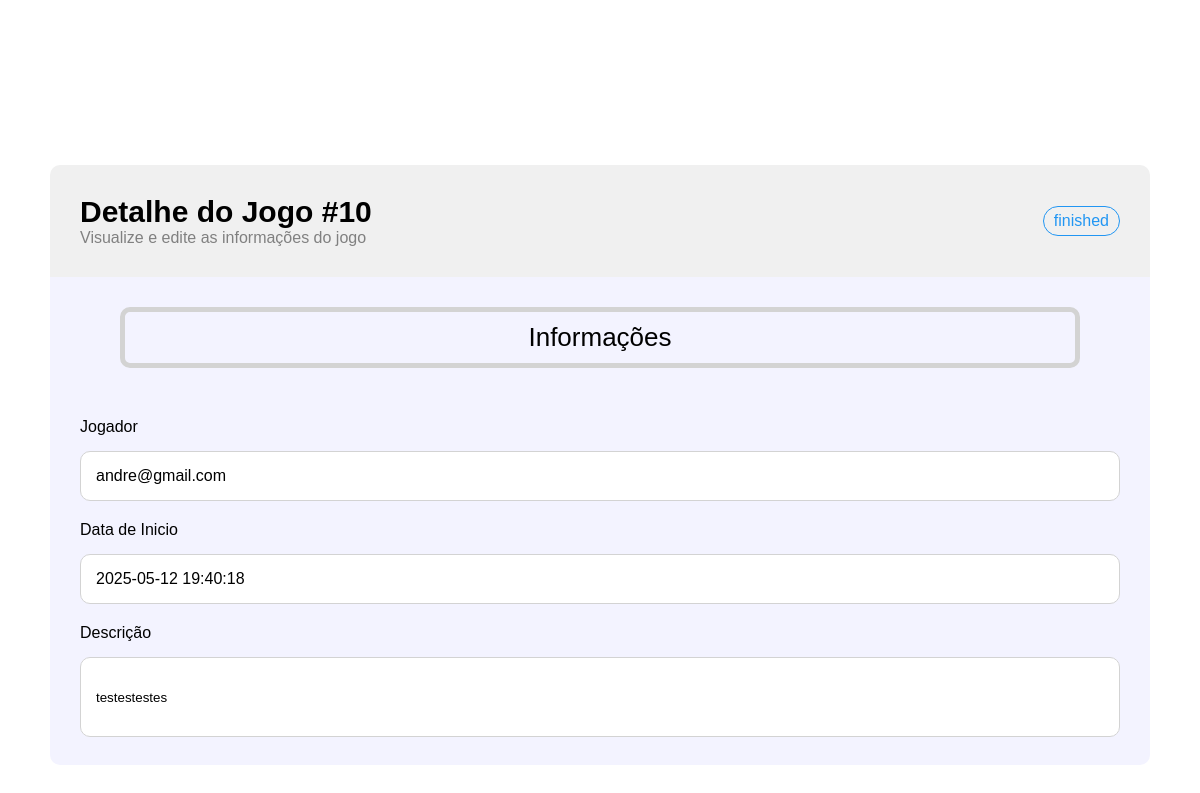
Screenshot of /Pisid_site/editar.php?id=10 with the database file from the repository.
### tables this page shows
CREATE TABLE `jogo` (
  `IDJogo` int(11) NOT NULL,
  `Descricao` text NOT NULL,
  `jogador` varchar(50) NOT NULL,
  `DataHorainicio` timestamp NOT NULL DEFAULT current_timestamp() ON UPDATE current_timestamp(),
  `Estado` enum('pending','running','finished') NOT NULL DEFAULT 'pending',
  `Score` double NOT NULL DEFAULT -1,
  `spamTol` int(11) NOT NULL
);

### Pisid_site/editar.php (the view, shortened to what this page needs)
<?php
include 'db.php';
$idJogo = intval($_GET['id']);
$sql = "SELECT * FROM jogo WHERE IDJogo = ?";
$stmt = $connPisid->prepare($sql);
$stmt->bind_param("i", $idJogo);
$stmt->execute();
$result = $stmt->get_result();
$jogo = $result->fetch_assoc();
?>
<!DOCTYPE html>
<html lang="en">
  <head>
    <link
      href="https://unpkg.com/boxicons@2.1.4/css/boxicons.min.css"
      rel="stylesheet"
    />
    <link rel="stylesheet" href="style.css" />
  </head>
  <body id="dashboard" style="overflow: hidden;">
    <div class="dashboard-container" style="height:100vh">
            <div class="dashboard-header">
                <div class="dashboard-username"><h1>Utilizador:<?php echo $_SESSION['db_nome']; ?></h1></div>
            <div class="dashboard-search">
                <input placeholder="Pesquisar jogo"/>
            </div>
            <div class="dashboard-logout">
    <a href="logout.php" title="Terminar sessão" style="text-decoration: none; color: inherit;">
        <button type="button" style="background: none; border: none; cursor: pointer;">
            <i class='bx bxs-door-open' style="font-size: 24px;"></i>
        </button>
    </a>
</div>
        </div>
        <div class="form-container">
            <form  class="form" action="editarJogoHandler.php" method="post">
                    <div  class="form-title">
                        <div>
                            <div class="form-gameid">Detalhe do Jogo #<?php echo htmlspecialchars($jogo['IDJogo']); ?></div>
                            <div class="form-viewinfo">Visualize e edite as informações do jogo</div>
                        </div>
                        <div class="form-estado">
                            <div class="estado-<?php echo htmlspecialchars($jogo['Estado']); ?>"><?php echo htmlspecialchars($jogo['Estado']); ?></div>
                        </div>
                    </div>
                    <div class="form-info">
                        <div class="form-infos">Informações</div>
                        <div>
                            <div class="form-label">Jogador</div>
                            <div class="form-values"><?php echo htmlspecialchars($jogo['jogador']); ?></div>
                        </div>
                        <div>
                            <div class="form-label">Data de Inicio</div>
                            <div class="form-values"><?php echo htmlspecialchars($jogo['DataHorainicio']); ?></div>
                        </div>
                        <div>
                            <div class="form-label"> Descrição</div>
                            <input type="textarea" class="form-description" name="descricao" value=<?php echo htmlspecialchars($jogo['Descricao']); ?> />
                        </div>
                    </div>
            </form>
            </div>
    </div>
  </body>
</html>

### Pisid_site/style.css (style rules this page uses)
* { margin: 0; padding: 0; box-sizing: border-box; font-family: "Poppins", sans-serif; }
#dashboard { position: relative; min-height: 100vh; background-image: url("./Public/1049857.jpg"); background-repeat: no-repeat; background-size: cover; backdrop-filter: blur(10px); }
.dashboard-header { display: flex; justify-content: space-between; padding: 20px 30px; align-items: center; backdrop-filter: blur(20px); }
.dashboard-username { font-size: 14px; width: 33%; color: white; }
.dashboard-search { display: flex; justify-content: center; width: 33%; }
.dashboard-search input { width: 100%; height: 35px; border: 1px solid white; color: white; border-radius: 20px; padding: 0 20px; background-color: transparent; }
.dashboard-search input::placeholder { color: white; }
.dashboard-logout { display: flex; justify-content: flex-end; width: 33%; }
.dashboard-logout button { border: none; padding: 10px; background-color: transparent; }
.dashboard-logout button i { cursor: pointer; color: white; font-size: 30px; background-color: transparent; }
.estado-finished { border: 1px solid #2196f3; color: #2196f3; padding: 5px 10px; border-radius: 20px; width: fit-content; }
.form-container { margin-top: 10vh; height: 75vh; }
.form { border-radius: 10px; margin-left: 50px; margin-right: 50px; height: 100%; overflow: hidden; }
.form-title { background-color: rgb(240, 240, 240); padding: 30px 30px; display: flex; justify-content: space-between; }
.form-gameid { font-size: 30px; font-weight: 600; }
.form-viewinfo { color: gray; }
.form-estado { display: flex; align-items: center; }
.form-info { background-color: rgb(243, 243, 255); padding: 30px; }
.form-infos { margin: 0px 40px; text-align: center; font-size: 26px; border: 5px solid lightgray; padding: 10px; border-radius: 10px; margin-bottom: 50px; }
.form-label { font-size: 16px; margin-top: 20px; }
.form-values { border: 1px solid lightgray; background-color: white; padding: 15px; border-radius: 10px; margin-top: 15px; }
.form-description { border: 1px solid lightgray; background-color: white; padding: 15px; border-radius: 10px; margin-top: 15px; width: 100%; height: 80px; }

### rows the page displays
jogo: IDJogo "10", Estado "finished", jogador "andre@gmail.com", DataHorainicio "2025-05-12 19:40:18", descricao "testestestes"
